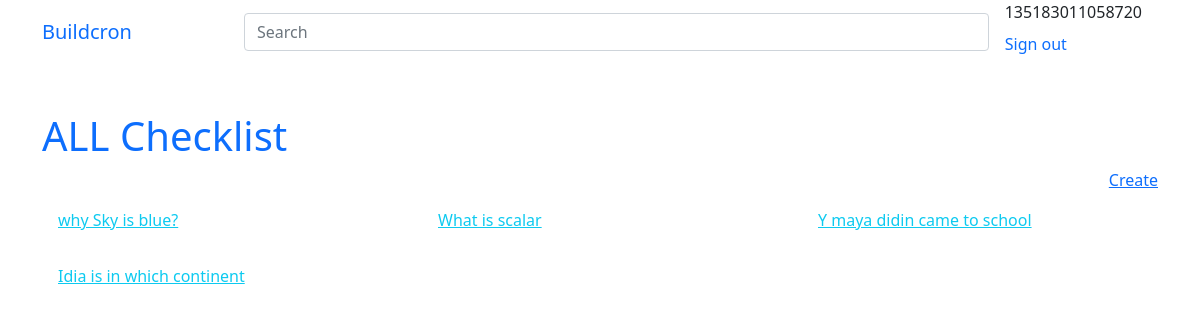
The app's page /buildcron/ui/check/list (signed in) with its own data.
### accounts/models.py (models this page shows, shortened)
class User(AbstractUser):
    SUPER_ADMIN = 'SA'
    TENENT = 'TN'
    NORMAL_USER='NU'
    USER_TYPE_CHOICES= ((SUPER_ADMIN,'SuperAdmin'), (TENENT,'Tenent'),(NORMAL_USER,'NU'),)
    user_type = models.CharField(choices=USER_TYPE_CHOICES, default=NORMAL_USER, max_length=5)
    email = models.EmailField(verbose_name="Email Address", max_length=255, unique=True)
    client_id = models.CharField(default=uniqueid,max_length=70, null=True, blank=True)
    phone_number = PhoneNumberField(unique=True)
    objects = CustomUserManager()
    USERNAME_FIELD = 'email'
    REQUIRED_FIELDS = []

### buildcorn/models.py (models this page shows)
class CheckList(models.Model):
    checklist_id =  models.CharField(default=licenseid, max_length=30)
    question = models.TextField()
    answer = models.CharField(max_length=120, blank=True, null=True)
    status = models.BooleanField(default=False, blank=True, null=True)
    def __str__(self):
        return self.question

### buildcorn/views.py (the view, shortened to what this page needs)
# urls.py: path('ui/check/list',CheckListFormView.as_view(), name='checklist-list'),
class CheckListFormView(LoginRequiredMixin,generic.ListView):
    template_name = "buildcron/check_list.html"
    context_object_name = "checklists"
    queryset = CheckList.objects.all()

### templates/buildcron/check_list.html
{% extends 'base.html' %}
{% block content %}
<div class="container my-5">
    <h1 class="text-primary">ALL Checklist</h1>
    <div class=" text-end">
        <a class="text-primary" href="{% url 'checklist-create' %}">Create</a>
    </div>
    <form >
        <div class="row">
            {% for list in checklists %}
                <div class=" col-lg-4 col-sm-10">
                    <div class="p-3 "><a class="text-info" href="{% url 'checklist-detail' list.pk %}">{{list}}</a></div>
                </div>
            {% endfor %}
        </div>
    </form>
</div>
{% endblock %}

### templates/header.html (shortened to what this page needs)
{% extends 'base.html' %}
{% block header %}
<div class="container">
    <nav class="navbar navbar-white sticky-top bg-white flex-md-nowrap p-0">
        <a class="navbar-brand col-sm-3 col-md-2 mr-0" href="#">Buildcron</a>
        <input class="form-control form-control-white" type="text" placeholder="Search" aria-label="Search">
        <ul class="navbar-nav px-3">
            {% if request.user.is_authenticated %}
            {{request.user.username }}
            <li class="nav-item text-nowrap">
                <a class="nav-link" href="{% url 'logout' %}">Sign out</a>
            </li>
           {% endif %}
        </ul>
    </nav>
</div>
{% endblock header  %}

### records on screen
User: user.username "135183011058720"
CheckList: question "why Sky is blue?"
CheckList: question "What is scalar"
CheckList: question "Y maya didin came to school"
CheckList: question "Idia is in which continent"
